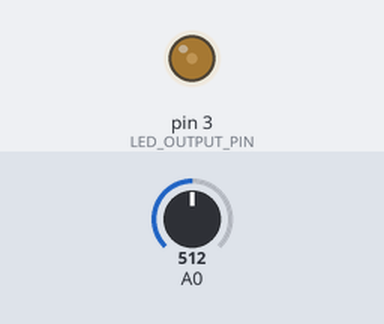
Bench run of a sketch on a simulated Arduino Uno, built with avr-gcc and run on an emulated ATmega328P. Parts: output pins drawn as LEDs (lit = HIGH). Inputs (shaded band) come from the test bench; at power-on: A0 = 512. What the sketch prints to the serial monitor is not drawn.

Above: at 1.2 s.
1.3 s: A0 set to 716
At 2.5 s:
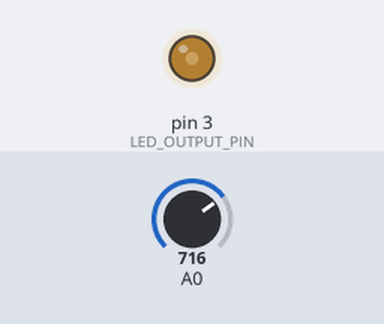
2.8 s: A0 set to 1023
At 4.0 s:
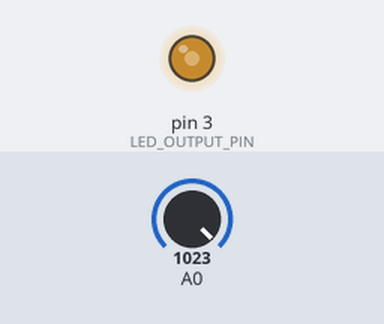
4.3 s: A0 set to 0
At 5.0 s:
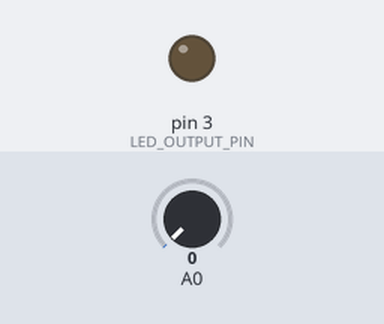
5.8 s: A0 set to 6
7.3 s: A0 set to 9
At 8.5 s:
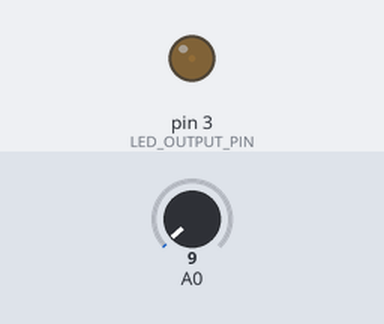
Timing chart, 0 to 9.8 s (numbered marks = the images above; inputs shaded):
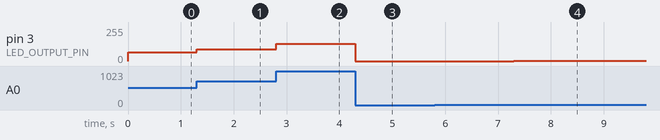

Measured:
- after the input at 1.3 s, pin 3 (LED_OUTPUT_PIN): 64/255 → 90/255 at once
- after the input at 2.8 s, pin 3 (LED_OUTPUT_PIN): 90/255 → 129/255 at once
- after the input at 4.3 s, pin 3 (LED_OUTPUT_PIN): 129/255 → 0/255 at once
- after the input at 7.3 s, pin 3 (LED_OUTPUT_PIN): 0/255 → 1/255 at once

The sketch:

PotInput.ino
```cpp
const int LED_OUTPUT_PIN = 3;
const float RATIO = 255.0/2013;

void setup() {
  // put your setup code here, to run once:
  pinMode(LED_OUTPUT_PIN, OUTPUT);
  Serial.begin(9600);

}

void loop() {
  // put your main code here, to run repeatedly:
  int potVal = analogRead(A0);
  analogWrite(LED_OUTPUT_PIN, potVal * RATIO);
  Serial.println(potVal);
}
```
